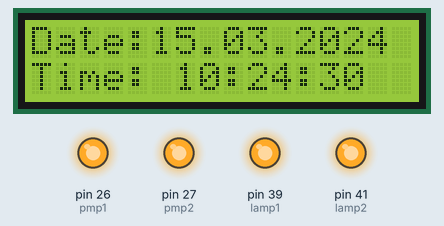
Simulated run of this sketch. Board: Arduino Mega 2560, built with avr-gcc and run on an emulated ATmega2560. On the bench: 16×2 character LCD, output pins drawn as LEDs (lit = HIGH). The local clock reads 2024-03-15 10:24:30 at power-on unless the sketch sets it; what the sketch prints to the serial monitor is not drawn.

Above: at 0.1 s.
At 4.2 s:
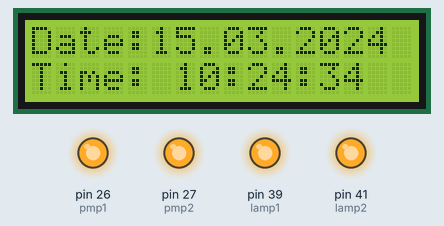
At 9.3 s:
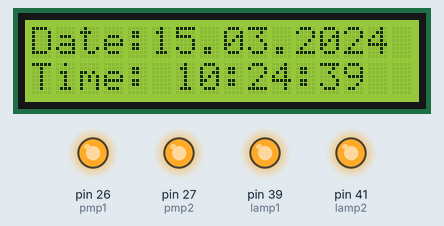
At 19.4 s:
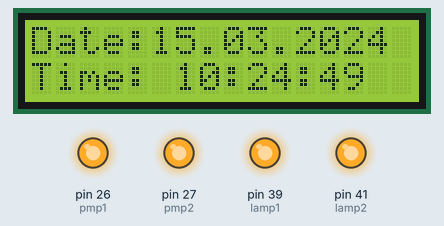
At 28.6 s:
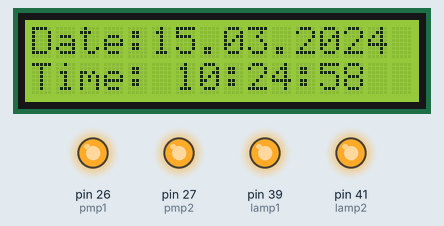
At 38.7 s:
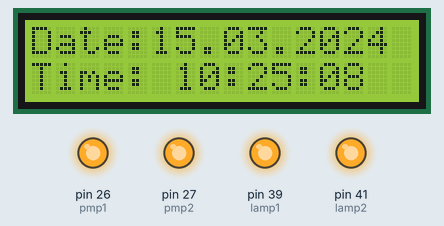

The sketch:

simple_test.ino
```cpp
#include <Adafruit_RGBLCDShield.h>
#include <Wire.h>
#include <LiquidCrystal.h>
#include <DS3231.h>

LiquidCrystal lcd(8, 9, 4, 5,6,7);


DS3231 rtc (SDA, SCL);

Time t;

int Hor;
int Min;
int Sec;

#define pmp1 26
#define pmp2 27


#define lamp1 39
#define lamp2 41


void setup() {
  // set up the LCD's number of columns and rows:
  lcd.begin(16, 2);
  rtc.begin();

  ////The following lines can be uncommented to set the date and time

//  rtc.setDOW(SATURDAY);     // Set Day-of-Week to SUNDAY
//
//  rtc.setTime(20, 19, 00);     // Set the time to 12:00:00 (24hr format)
//
//  rtc.setDate(27, 1, 2018);   // Set the date to January 1st, 2014
  //set pin for the pump
  pinMode(pmp1,OUTPUT);
  pinMode(pmp2,OUTPUT);

//pump is off from the start
digitalWrite(pmp1,HIGH);
digitalWrite(pmp2,HIGH);

//set pin for the lamp
  pinMode(lamp1,OUTPUT);
  pinMode(lamp2,OUTPUT);

//lamp is off from the start
  digitalWrite(lamp1,HIGH);
  digitalWrite(lamp2,HIGH);

  Wire.begin();
  Serial.begin(9600);
}

void loop() {
  //print on Serial monitor
  Serial.print("Date: ");
  Serial.print(rtc.getDOWStr());

//print date on Serial monitor
  Serial.print(" ");
  Serial.print(rtc.getDateStr());
  Serial.println();

//print time on Serial monitor
  Serial.print("Time: ");
  Serial.print(rtc.getTimeStr());


//print Date on LCD display
  lcd.setCursor(0,0);
  lcd.print("Date:");
  lcd.print(rtc.getDateStr());

  lcd.setCursor(0,1);
  lcd.print("Time: ");
  lcd.print(rtc.getTimeStr());

  Serial.println();
  delay (1000);

  t = rtc.getTime();

  Hor = t.hour;
  Min = t.min;
  Sec = t.sec;
 if( Hor == 22 &&  (Min == 27) && (Sec > 45) ) //Comparing the current time with the Alarm time

      {
      lcd.clear();

      lcd.print("Water");

      lcd.setCursor(0,1);

      lcd.print("Watering: ");
      lcd.print(millis() / 1000);

      Pump();
      }else {
//swithch the pump off again when the time pass
      digitalWrite(pmp1,HIGH);
      digitalWrite(pmp2,HIGH);

  }

  if( Hor >= 8 &&  (Min >= 27) ) //Comparing the current time with the Alarm time

      {
      lcd.clear();

      lcd.print("Svieti");

      lcd.setCursor(0,1);

      lcd.print("Svieti: ");
      lcd.print(millis() / 1000);

      Lamp();
      }else {
//swithch the lamp off again when the time pass
      digitalWrite(lamp1,HIGH);
      digitalWrite(lamp2,HIGH);

  }
}

void Pump()
{

digitalWrite(pmp1,HIGH);
digitalWrite(pmp2,HIGH);

delay(500);

digitalWrite(pmp1, LOW);
digitalWrite(pmp2, LOW);

delay(500);
}

void Lamp(){

digitalWrite(lamp1, LOW);
digitalWrite(lamp2, LOW);
}
```

Measured:
- what the display in image 1 shows lasts 1.1 s, from 4.1 s to 5.2 s
